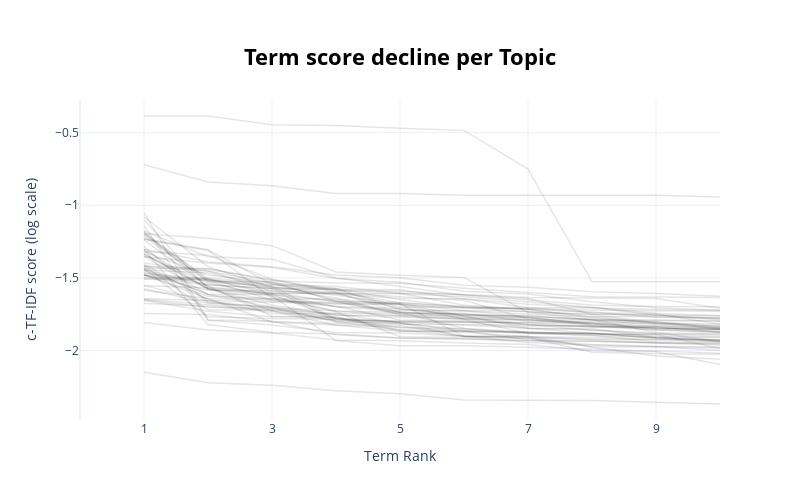

The cell this chart's notebook holds for it:
### Code cell
model.visualize_term_rank(log_scale=True)

### Figure 1 — Plotly figure (JSON) as saved in the notebook; plotly's stock layout.template omitted (floating-point values rounded to 4 significant figures)
{"data": [{"hovertext": "<b>Topic -1</b>:disease_csf_brain_ad_patients_stud", "line": {"color": "black", "width": 1.5}, "mode": "lines+lines", "name": "", "opacity": 0.1, "type": "scatter", "x": [1, 2, 3, 4, 5, 6, 7, 8, 9, 10], "y": [-2.15, -2.222, -2.239, -2.278, -2.298, -2.341, -2.342, -2.345, -2.356, -2.369]}, {"hovertext": "<b>Topic 0</b>:ad_biomarkers_amyloid_csf_cognitive", "line": {"color": "black", "width": 1.5}, "mode": "lines+lines", "name": "", "opacity": 0.1, "type": "scatter", "x": [1, 2, 3, 4, 5, 6, 7, 8, 9, 10], "y": [-1.808, -1.859, -1.879, -1.928, -1.934, -1.949, -1.959, -2.002, -2.009, -2.097]}, {"hovertext": "<b>Topic 1</b>:plasma_ptau181_tau_ptau217_ad_plasm", "line": {"color": "black", "width": 1.5}, "mode": "lines+lines", "name": "", "opacity": 0.1, "type": "scatter", "x": [1, 2, 3, 4, 5, 6, 7, 8, 9, 10], "y": [-1.471, -1.51, -1.602, -1.664, -1.741, -1.749, -1.771, -1.824, -1.861, -1.869]}, {"hovertext": "<b>Topic 2</b>:ms_multiple sclerosis_sclerosis_mul", "line": {"color": "black", "width": 1.5}, "mode": "lines+lines", "name": "", "opacity": 0.1, "type": "scatter", "x": [1, 2, 3, 4, 5, 6, 7, 8, 9, 10], "y": [-1.406, -1.652, -1.746, -1.746, -1.81, -1.904, -1.908, -2.012, -2.023, -2.026]}, {"hovertext": "<b>Topic 3</b>:autophagy_mtorc1_autophagosome_path", "line": {"color": "black", "width": 1.5}, "mode": "lines+lines", "name": "", "opacity": 0.1, "type": "scatter", "x": [1, 2, 3, 4, 5, 6, 7, 8, 9, 10], "y": [-1.14, -1.792, -1.824, -1.876, -1.88, -1.901, -1.945, -1.963, -1.975, -2.0]}, {"hovertext": "<b>Topic 4</b>:tau_aggregates_ad_synaptic_human_pr", "line": {"color": "black", "width": 1.5}, "mode": "lines+lines", "name": "", "opacity": 0.1, "type": "scatter", "x": [1, 2, 3, 4, 5, 6, 7, 8, 9, 10], "y": [-1.303, -1.821, -1.876, -1.886, -1.914, -1.92, -1.934, -1.936, -1.948, -1.963]}, {"hovertext": "<b>Topic 5</b>:delirium_surgery_postoperative_inju", "line": {"color": "black", "width": 1.5}, "mode": "lines+lines", "name": "", "opacity": 0.1, "type": "scatter", "x": [1, 2, 3, 4, 5, 6, 7, 8, 9, 10], "y": [-1.449, -1.61, -1.612, -1.78, -1.803, -1.826, -1.847, -1.881, -1.91, -1.929]}, {"hovertext": "<b>Topic 6</b>:pmid_doi_indexed medline_medline do", "line": {"color": "black", "width": 1.5}, "mode": "lines+lines", "name": "", "opacity": 0.1, "type": "scatter", "x": [1, 2, 3, 4, 5, 6, 7, 8, 9, 10], "y": [-0.3853, -0.3853, -0.4451, -0.4513, -0.4696, -0.4843, -0.7505, -1.527, -1.527, -1.527]}, {"hovertext": "<b>Topic 7</b>:synuclein_aggregates_aggregation_sy", "line": {"color": "black", "width": 1.5}, "mode": "lines+lines", "name": "", "opacity": 0.1, "type": "scatter", "x": [1, 2, 3, 4, 5, 6, 7, 8, 9, 10], "y": [-1.322, -1.48, -1.535, -1.655, -1.736, -1.849, -1.872, -1.884, -1.891, -1.986]}, {"hovertext": "<b>Topic 8</b>:injury_tbi_traumatic_traumatic brai", "line": {"color": "black", "width": 1.5}, "mode": "lines+lines", "name": "", "opacity": 0.1, "type": "scatter", "x": [1, 2, 3, 4, 5, 6, 7, 8, 9, 10], "y": [-1.48, -1.518, -1.652, -1.698, -1.711, -1.755, -1.764, -1.787, -1.876, -1.94]}, {"hovertext": "<b>Topic 9</b>:wmh_stroke_cognitive_95_ci_95 ci_sv", "line": {"color": "black", "width": 1.5}, "mode": "lines+lines", "name": "", "opacity": 0.1, "type": "scatter", "x": [1, 2, 3, 4, 5, 6, 7, 8, 9, 10], "y": [-1.483, -1.554, -1.764, -1.767, -1.858, -1.866, -1.879, -1.882, -1.914, -1.93]}, {"hovertext": "<b>Topic 10</b>:mitochondrial_er_mitochondria_stre", "line": {"color": "black", "width": 1.5}, "mode": "lines+lines", "name": "", "opacity": 0.1, "type": "scatter", "x": [1, 2, 3, 4, 5, 6, 7, 8, 9, 10], "y": [-1.303, -1.577, -1.625, -1.733, -1.906, -1.911, -1.916, -1.975, -1.976, -1.982]}, {"hovertext": "<b>Topic 11</b>:dementia_research_data_people_ai_p", "line": {"color": "black", "width": 1.5}, "mode": "lines+lines", "name": "", "opacity": 0.1, "type": "scatter", "x": [1, 2, 3, 4, 5, 6, 7, 8, 9, 10], "y": [-1.552, -1.663, -1.705, -1.774, -1.843, -1.848, -1.883, -1.895, -1.94, -1.943]}, {"hovertext": "<b>Topic 12</b>:svd_vessel_small vessel_small_mri_", "line": {"color": "black", "width": 1.5}, "mode": "lines+lines", "name": "", "opacity": 0.1, "type": "scatter", "x": [1, 2, 3, 4, 5, 6, 7, 8, 9, 10], "y": [-1.554, -1.569, -1.606, -1.606, -1.712, -1.762, -1.788, -1.789, -1.789, -1.796]}, {"hovertext": "<b>Topic 13</b>:nfl_pnfl_light chain_neurofilament", "line": {"color": "black", "width": 1.5}, "mode": "lines+lines", "name": "", "opacity": 0.1, "type": "scatter", "x": [1, 2, 3, 4, 5, 6, 7, 8, 9, 10], "y": [-1.436, -1.615, -1.663, -1.669, -1.672, -1.696, -1.717, -1.769, -1.813, -1.846]}, {"hovertext": "<b>Topic 14</b>:app_peptides_ds_secretase_amyloid_", "line": {"color": "black", "width": 1.5}, "mode": "lines+lines", "name": "", "opacity": 0.1, "type": "scatter", "x": [1, 2, 3, 4, 5, 6, 7, 8, 9, 10], "y": [-1.283, -1.669, -1.709, -1.726, -1.762, -1.787, -1.881, -1.888, -1.889, -1.899]}, {"hovertext": "<b>Topic 15</b>:synaptic_ng_csf_ad_neurogranin_pro", "line": {"color": "black", "width": 1.5}, "mode": "lines+lines", "name": "", "opacity": 0.1, "type": "scatter", "x": [1, 2, 3, 4, 5, 6, 7, 8, 9, 10], "y": [-1.398, -1.451, -1.593, -1.601, -1.739, -1.752, -1.775, -1.816, -1.851, -1.854]}, {"hovertext": "<b>Topic 16</b>:metabolites_diet_ad_dietary_metabo", "line": {"color": "black", "width": 1.5}, "mode": "lines+lines", "name": "", "opacity": 0.1, "type": "scatter", "x": [1, 2, 3, 4, 5, 6, 7, 8, 9, 10], "y": [-1.746, -1.752, -1.801, -1.813, -1.829, -1.902, -1.902, -1.977, -2.037, -2.06]}, {"hovertext": "<b>Topic 17</b>:htt_hd_huntingtin_cag_repeat_hunti", "line": {"color": "black", "width": 1.5}, "mode": "lines+lines", "name": "", "opacity": 0.1, "type": "scatter", "x": [1, 2, 3, 4, 5, 6, 7, 8, 9, 10], "y": [-1.303, -1.39, -1.423, -1.48, -1.499, -1.552, -1.564, -1.596, -1.608, -1.627]}, {"hovertext": "<b>Topic 18</b>:apoe_apoe4_ad_apolipoprotein_sex_t", "line": {"color": "black", "width": 1.5}, "mode": "lines+lines", "name": "", "opacity": 0.1, "type": "scatter", "x": [1, 2, 3, 4, 5, 6, 7, 8, 9, 10], "y": [-1.344, -1.536, -1.623, -1.932, -1.967, -1.967, -1.978, -1.989, -2.004, -2.018]}, {"hovertext": "<b>Topic 19</b>:parkinsons_pd_parkinsons disease_v", "line": {"color": "black", "width": 1.5}, "mode": "lines+lines", "name": "", "opacity": 0.1, "type": "scatter", "x": [1, 2, 3, 4, 5, 6, 7, 8, 9, 10], "y": [-1.51, -1.515, -1.55, -1.574, -1.65, -1.703, -1.733, -1.789, -1.824, -1.846]}, {"hovertext": "<b>Topic 20</b>:stroke_blood pressure_pressure_int", "line": {"color": "black", "width": 1.5}, "mode": "lines+lines", "name": "", "opacity": 0.1, "type": "scatter", "x": [1, 2, 3, 4, 5, 6, 7, 8, 9, 10], "y": [-1.438, -1.768, -1.781, -1.784, -1.803, -1.805, -1.809, -1.811, -1.833, -1.841]}, {"hovertext": "<b>Topic 21</b>:microglia_microglial_cells_human_c", "line": {"color": "black", "width": 1.5}, "mode": "lines+lines", "name": "", "opacity": 0.1, "type": "scatter", "x": [1, 2, 3, 4, 5, 6, 7, 8, 9, 10], "y": [-1.182, -1.567, -1.728, -1.826, -1.839, -1.865, -1.928, -1.937, -1.951, -1.956]}, {"hovertext": "<b>Topic 22</b>:covid19_neurological_patients_acut", "line": {"color": "black", "width": 1.5}, "mode": "lines+lines", "name": "", "opacity": 0.1, "type": "scatter", "x": [1, 2, 3, 4, 5, 6, 7, 8, 9, 10], "y": [-1.35, -1.616, -1.703, -1.804, -1.812, -1.856, -1.877, -1.882, -1.9, -1.907]}, {"hovertext": "<b>Topic 23</b>:sarscov2_prevalence_england_infect", "line": {"color": "black", "width": 1.5}, "mode": "lines+lines", "name": "", "opacity": 0.1, "type": "scatter", "x": [1, 2, 3, 4, 5, 6, 7, 8, 9, 10], "y": [-1.479, -1.643, -1.645, -1.645, -1.685, -1.785, -1.789, -1.819, -1.833, -1.851]}, {"hovertext": "<b>Topic 24</b>:als_amyotrophic_amyotrophic latera", "line": {"color": "black", "width": 1.5}, "mode": "lines+lines", "name": "", "opacity": 0.1, "type": "scatter", "x": [1, 2, 3, 4, 5, 6, 7, 8, 9, 10], "y": [-1.417, -1.721, -1.721, -1.743, -1.744, -1.744, -1.798, -1.802, -1.804, -1.837]}, {"hovertext": "<b>Topic 25</b>:genetic_mendelian_risk_association", "line": {"color": "black", "width": 1.5}, "mode": "lines+lines", "name": "", "opacity": 0.1, "type": "scatter", "x": [1, 2, 3, 4, 5, 6, 7, 8, 9, 10], "y": [-1.653, -1.703, -1.71, -1.796, -1.82, -1.82, -1.829, -1.831, -1.849, -1.854]}, {"hovertext": "<b>Topic 26</b>:trem2_microglia_microglial_express", "line": {"color": "black", "width": 1.5}, "mode": "lines+lines", "name": "", "opacity": 0.1, "type": "scatter", "x": [1, 2, 3, 4, 5, 6, 7, 8, 9, 10], "y": [-1.335, -1.575, -1.687, -1.755, -1.76, -1.781, -1.824, -1.834, -1.839, -1.872]}, {"hovertext": "<b>Topic 27</b>:hiv_csf_hiv1_plasma_pwh_art_nfl_an", "line": {"color": "black", "width": 1.5}, "mode": "lines+lines", "name": "", "opacity": 0.1, "type": "scatter", "x": [1, 2, 3, 4, 5, 6, 7, 8, 9, 10], "y": [-1.334, -1.576, -1.612, -1.7, -1.726, -1.728, -1.769, -1.784, -1.803, -1.853]}, {"hovertext": "<b>Topic 28</b>:fxs_neurons_nmda_nmdar_fmrp_glun2a", "line": {"color": "black", "width": 1.5}, "mode": "lines+lines", "name": "", "opacity": 0.1, "type": "scatter", "x": [1, 2, 3, 4, 5, 6, 7, 8, 9, 10], "y": [-1.676, -1.695, -1.729, -1.791, -1.798, -1.802, -1.848, -1.85, -1.911, -1.94]}, {"hovertext": "<b>Topic 29</b>:c9orf72_repeat_toxicity_rna_dpr_dp", "line": {"color": "black", "width": 1.5}, "mode": "lines+lines", "name": "", "opacity": 0.1, "type": "scatter", "x": [1, 2, 3, 4, 5, 6, 7, 8, 9, 10], "y": [-1.319, -1.344, -1.509, -1.587, -1.605, -1.688, -1.716, -1.736, -1.771, -1.775]}, {"hovertext": "<b>Topic 30</b>:stimulation_decoding_neural_algori", "line": {"color": "black", "width": 1.5}, "mode": "lines+lines", "name": "", "opacity": 0.1, "type": "scatter", "x": [1, 2, 3, 4, 5, 6, 7, 8, 9, 10], "y": [-1.585, -1.642, -1.806, -1.825, -1.867, -1.874, -1.905, -1.91, -1.924, -1.935]}, {"hovertext": "<b>Topic 31</b>:risk_prs_ad_polygenic_genetic_apoe", "line": {"color": "black", "width": 1.5}, "mode": "lines+lines", "name": "", "opacity": 0.1, "type": "scatter", "x": [1, 2, 3, 4, 5, 6, 7, 8, 9, 10], "y": [-1.445, -1.466, -1.56, -1.621, -1.68, -1.723, -1.731, -1.754, -1.808, -1.819]}, {"hovertext": "<b>Topic 32</b>:players_head_rugby_concussion_athl", "line": {"color": "black", "width": 1.5}, "mode": "lines+lines", "name": "", "opacity": 0.1, "type": "scatter", "x": [1, 2, 3, 4, 5, 6, 7, 8, 9, 10], "y": [-1.479, -1.627, -1.643, -1.695, -1.79, -1.794, -1.819, -1.841, -1.841, -1.873]}, {"hovertext": "<b>Topic 33</b>:complement_cr1_c3_mac_c1q_synapse_", "line": {"color": "black", "width": 1.5}, "mode": "lines+lines", "name": "", "opacity": 0.1, "type": "scatter", "x": [1, 2, 3, 4, 5, 6, 7, 8, 9, 10], "y": [-1.1, -1.578, -1.654, -1.676, -1.679, -1.901, -1.913, -1.922, -1.926, -1.928]}, {"hovertext": "<b>Topic 34</b>:nfl_plasma nfl_plasma_csf_csf nfl_", "line": {"color": "black", "width": 1.5}, "mode": "lines+lines", "name": "", "opacity": 0.1, "type": "scatter", "x": [1, 2, 3, 4, 5, 6, 7, 8, 9, 10], "y": [-1.197, -1.506, -1.574, -1.802, -1.858, -1.903, -1.904, -1.928, -1.949, -1.95]}, {"hovertext": "<b>Topic 35</b>:circadian_sleep_timing_scn_clock_r", "line": {"color": "black", "width": 1.5}, "mode": "lines+lines", "name": "", "opacity": 0.1, "type": "scatter", "x": [1, 2, 3, 4, 5, 6, 7, 8, 9, 10], "y": [-1.234, -1.311, -1.639, -1.73, -1.733, -1.774, -1.774, -1.816, -1.848, -1.858]}, {"hovertext": "<b>Topic 36</b>:synthetic_synthetic biology_biolog", "line": {"color": "black", "width": 1.5}, "mode": "lines+lines", "name": "", "opacity": 0.1, "type": "scatter", "x": [1, 2, 3, 4, 5, 6, 7, 8, 9, 10], "y": [-1.446, -1.547, -1.573, -1.639, -1.753, -1.77, -1.821, -1.86, -1.887, -1.888]}, {"hovertext": "<b>Topic 37</b>:transport_axonal transport_axonal_", "line": {"color": "black", "width": 1.5}, "mode": "lines+lines", "name": "", "opacity": 0.1, "type": "scatter", "x": [1, 2, 3, 4, 5, 6, 7, 8, 9, 10], "y": [-1.176, -1.354, -1.372, -1.498, -1.559, -1.619, -1.653, -1.687, -1.697, -1.7]}, {"hovertext": "<b>Topic 38</b>:sleep_spindle_ad_sleep quality_bio", "line": {"color": "black", "width": 1.5}, "mode": "lines+lines", "name": "", "opacity": 0.1, "type": "scatter", "x": [1, 2, 3, 4, 5, 6, 7, 8, 9, 10], "y": [-1.05, -1.79, -1.798, -1.891, -1.915, -1.921, -1.93, -1.959, -1.971, -1.975]}, {"hovertext": "<b>Topic 39</b>:mice_sh3tc2_motor_cmt2d_muscles_nm", "line": {"color": "black", "width": 1.5}, "mode": "lines+lines", "name": "", "opacity": 0.1, "type": "scatter", "x": [1, 2, 3, 4, 5, 6, 7, 8, 9, 10], "y": [-1.644, -1.656, -1.67, -1.68, -1.683, -1.708, -1.711, -1.723, -1.726, -1.73]}, {"hovertext": "<b>Topic 40</b>:astrocytes_astrocytic_astrocyte_ne", "line": {"color": "black", "width": 1.5}, "mode": "lines+lines", "name": "", "opacity": 0.1, "type": "scatter", "x": [1, 2, 3, 4, 5, 6, 7, 8, 9, 10], "y": [-1.201, -1.527, -1.558, -1.785, -1.811, -1.866, -1.881, -1.881, -1.916, -1.928]}, {"hovertext": "<b>Topic 41</b>:sleep_nrem_neurons_histamine_nrem ", "line": {"color": "black", "width": 1.5}, "mode": "lines+lines", "name": "", "opacity": 0.1, "type": "scatter", "x": [1, 2, 3, 4, 5, 6, 7, 8, 9, 10], "y": [-1.188, -1.515, -1.566, -1.602, -1.63, -1.655, -1.784, -1.829, -1.841, -1.853]}, {"hovertext": "<b>Topic 42</b>:tdp43_fus_inclusions_cytoplasmic_h", "line": {"color": "black", "width": 1.5}, "mode": "lines+lines", "name": "", "opacity": 0.1, "type": "scatter", "x": [1, 2, 3, 4, 5, 6, 7, 8, 9, 10], "y": [-1.079, -1.423, -1.566, -1.579, -1.582, -1.646, -1.704, -1.707, -1.719, -1.723]}, {"hovertext": "<b>Topic 43</b>:satisfaction_life satisfaction_per", "line": {"color": "black", "width": 1.5}, "mode": "lines+lines", "name": "", "opacity": 0.1, "type": "scatter", "x": [1, 2, 3, 4, 5, 6, 7, 8, 9, 10], "y": [-1.434, -1.439, -1.519, -1.535, -1.536, -1.572, -1.601, -1.631, -1.632, -1.636]}, {"hovertext": "<b>Topic 44</b>:plaque_plaques_lipid_imaging_ims_m", "line": {"color": "black", "width": 1.5}, "mode": "lines+lines", "name": "", "opacity": 0.1, "type": "scatter", "x": [1, 2, 3, 4, 5, 6, 7, 8, 9, 10], "y": [-1.422, -1.454, -1.533, -1.574, -1.703, -1.703, -1.718, -1.776, -1.813, -1.83]}, {"hovertext": "<b>Topic 45</b>:macrophages_il1_inflammation_strok", "line": {"color": "black", "width": 1.5}, "mode": "lines+lines", "name": "", "opacity": 0.1, "type": "scatter", "x": [1, 2, 3, 4, 5, 6, 7, 8, 9, 10], "y": [-1.504, -1.508, -1.616, -1.66, -1.676, -1.763, -1.845, -1.859, -1.879, -1.884]}, {"hovertext": "<b>Topic 46</b>:comment_2022_neurology_pmid_doi_in", "line": {"color": "black", "width": 1.5}, "mode": "lines+lines", "name": "", "opacity": 0.1, "type": "scatter", "x": [1, 2, 3, 4, 5, 6, 7, 8, 9, 10], "y": [-0.7205, -0.8391, -0.8651, -0.9196, -0.9196, -0.9312, -0.9312, -0.9312, -0.9317, -0.9434]}, {"hovertext": "<b>Topic 47</b>:tfr_vhh_brain_administration_tbn_n", "line": {"color": "black", "width": 1.5}, "mode": "lines+lines", "name": "", "opacity": 0.1, "type": "scatter", "x": [1, 2, 3, 4, 5, 6, 7, 8, 9, 10], "y": [-1.654, -1.731, -1.768, -1.774, -1.867, -1.867, -1.874, -1.897, -1.91, -1.911]}, {"hovertext": "<b>Topic 48</b>:methylation_dna methylation_dna_dn", "line": {"color": "black", "width": 1.5}, "mode": "lines+lines", "name": "", "opacity": 0.1, "type": "scatter", "x": [1, 2, 3, 4, 5, 6, 7, 8, 9, 10], "y": [-1.197, -1.227, -1.278, -1.46, -1.482, -1.497, -1.739, -1.75, -1.759, -1.759]}, {"hovertext": "<b>Topic 49</b>:hd_huntingtons disease_huntingtons", "line": {"color": "black", "width": 1.5}, "mode": "lines+lines", "name": "", "opacity": 0.1, "type": "scatter", "x": [1, 2, 3, 4, 5, 6, 7, 8, 9, 10], "y": [-1.216, -1.524, -1.527, -1.664, -1.75, -1.758, -1.76, -1.79, -1.793, -1.798]}, {"hovertext": "<b>Topic 50</b>:complexes_microscopy_microviscosit", "line": {"color": "black", "width": 1.5}, "mode": "lines+lines", "name": "", "opacity": 0.1, "type": "scatter", "x": [1, 2, 3, 4, 5, 6, 7, 8, 9, 10], "y": [-1.574, -1.675, -1.699, -1.757, -1.77, -1.783, -1.791, -1.81, -1.814, -1.836]}, {"hovertext": "<b>Topic 51</b>:ad_proteomics_proteins_tmt_mass_pr", "line": {"color": "black", "width": 1.5}, "mode": "lines+lines", "name": "", "opacity": 0.1, "type": "scatter", "x": [1, 2, 3, 4, 5, 6, 7, 8, 9, 10], "y": [-1.648, -1.687, -1.722, -1.779, -1.801, -1.804, -1.807, -1.836, -1.854, -1.876]}, {"hovertext": "<b>Topic 52</b>:als_sod1_amyotrophic_amyotrophic l", "line": {"color": "black", "width": 1.5}, "mode": "lines+lines", "name": "", "opacity": 0.1, "type": "scatter", "x": [1, 2, 3, 4, 5, 6, 7, 8, 9, 10], "y": [-1.239, -1.561, -1.608, -1.608, -1.61, -1.631, -1.668, -1.702, -1.757, -1.778]}, {"hovertext": "<b>Topic 53</b>:svd_vascular_dysfunction_endotheli", "line": {"color": "black", "width": 1.5}, "mode": "lines+lines", "name": "", "opacity": 0.1, "type": "scatter", "x": [1, 2, 3, 4, 5, 6, 7, 8, 9, 10], "y": [-1.497, -1.501, -1.544, -1.586, -1.592, -1.619, -1.643, -1.75, -1.755, -1.789]}, {"hovertext": "<b>Topic 54</b>:connectivity_functional_weight_mcs", "line": {"color": "black", "width": 1.5}, "mode": "lines+lines", "name": "", "opacity": 0.1, "type": "scatter", "x": [1, 2, 3, 4, 5, 6, 7, 8, 9, 10], "y": [-1.479, -1.585, -1.587, -1.612, -1.642, -1.643, -1.682, -1.705, -1.744, -1.763]}, {"hovertext": "<b>Topic 55</b>:preeclampsia_women_women preeclamp", "line": {"color": "black", "width": 1.5}, "mode": "lines+lines", "name": "", "opacity": 0.1, "type": "scatter", "x": [1, 2, 3, 4, 5, 6, 7, 8, 9, 10], "y": [-1.231, -1.306, -1.545, -1.559, -1.606, -1.614, -1.635, -1.636, -1.641, -1.709]}, {"hovertext": "<b>Topic 56</b>:bd_bipolar_bipolar disorder_disord", "line": {"color": "black", "width": 1.5}, "mode": "lines+lines", "name": "", "opacity": 0.1, "type": "scatter", "x": [1, 2, 3, 4, 5, 6, 7, 8, 9, 10], "y": [-1.354, -1.397, -1.429, -1.504, -1.53, -1.592, -1.611, -1.665, -1.706, -1.724]}, {"hovertext": "<b>Topic 57</b>:cjd_prion_nfl_scjd_creutzfeldtjako", "line": {"color": "black", "width": 1.5}, "mode": "lines+lines", "name": "", "opacity": 0.1, "type": "scatter", "x": [1, 2, 3, 4, 5, 6, 7, 8, 9, 10], "y": [-1.419, -1.438, -1.513, -1.597, -1.671, -1.702, -1.705, -1.74, -1.746, -1.82]}, {"hovertext": "<b>Topic 58</b>:diffusion_matter_white_white matte", "line": {"color": "black", "width": 1.5}, "mode": "lines+lines", "name": "", "opacity": 0.1, "type": "scatter", "x": [1, 2, 3, 4, 5, 6, 7, 8, 9, 10], "y": [-1.461, -1.547, -1.576, -1.578, -1.718, -1.726, -1.75, -1.768, -1.768, -1.78]}], "layout": {"height": 500, "hoverlabel": {"bgcolor": "white", "font": {"family": "Rockwell", "size": 16}}, "showlegend": false, "title": {"font": {"color": "Black", "size": 22}, "text": "<b>Term score decline per Topic</b>", "x": 0.5, "xanchor": "center", "y": 0.9, "yanchor": "top"}, "width": 800, "xaxis": {"dtick": 2, "range": [0, 10], "tick0": 1, "title": {"text": "Term Rank"}}, "yaxis": {"title": {"text": "c-TF-IDF score (log scale)"}}}}
